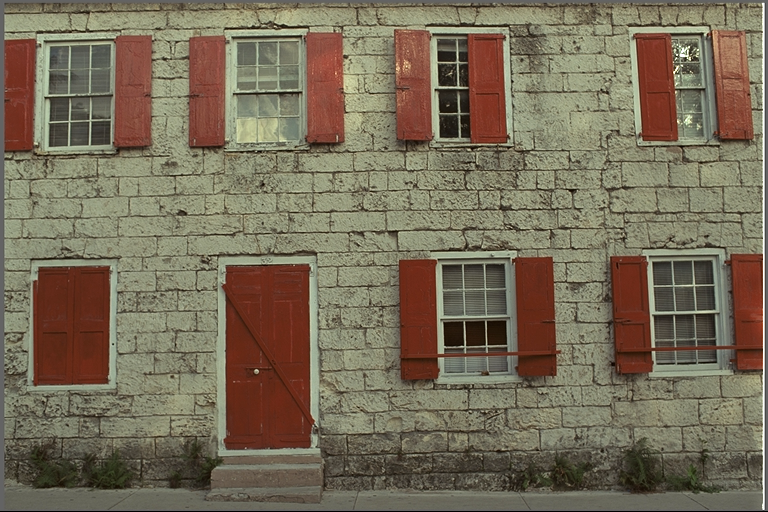
//> input picture Utils/Kodak dataset/kodim01.png, 768 x 512 px
$ ./main   (built with g++ and OpenCV 4)
//> lines starting //> are read from the running program, lines starting //| are printed output that depends on the picture
//> further down, image is the input picture: 512 rows x 768 cols, CV_8UC3; mean B, G, R 88.4, 108.7, 119.8
#include <opencv2/opencv.hpp>
#include <iostream>

using namespace std;
using namespace cv;

// Function to apply the Bayer filter pattern
Mat applyBayerPattern(const Mat& image) {
    Mat bayerImage = Mat::zeros(image.size(), CV_8UC1);

    for (int y = 0; y < image.rows; y++) {
        for (int x = 0; x < image.cols; x++) {
            Vec3b pixel = image.at<Vec3b>(y, x);
            if ((y % 2 == 0) && (x % 2 == 0)) {
                // G1
                bayerImage.at<uchar>(y, x) = pixel[1];
            }
            else if ((y % 2 == 0) && (x % 2 == 1)) {
                // R2
                bayerImage.at<uchar>(y, x) = pixel[2];
            }
            else if ((y % 2 == 1) && (x % 2 == 0)) {
                // B3
                bayerImage.at<uchar>(y, x) = pixel[0];
            }
            else {
                // G4
                bayerImage.at<uchar>(y, x) = pixel[1];
            }
        }
    }
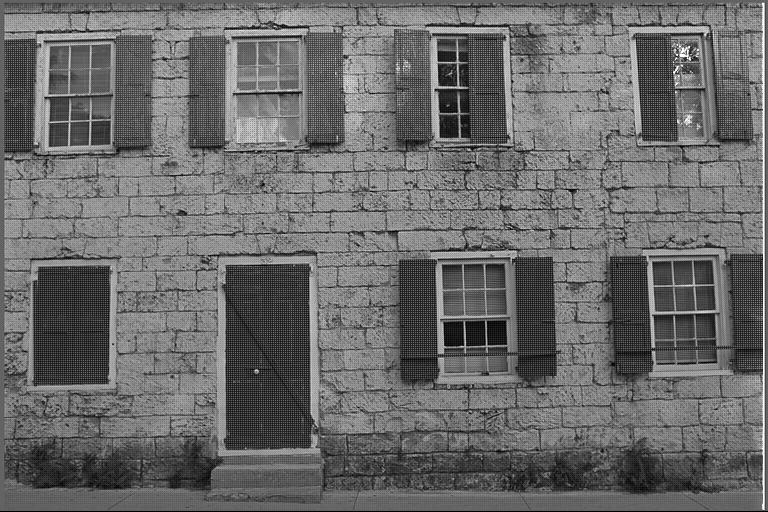
//> bayerImage: 512 rows x 768 cols, CV_8UC1; min 0, max 255, mean 106.5

    return bayerImage;
}


Mat demosaicBayerImage(const Mat& bayerImage) {
    Mat rgbImage = Mat::zeros(bayerImage.size(), CV_8UC3);

    for (int y = 1; y < bayerImage.rows - 1; y++) {
        for (int x = 1; x < bayerImage.cols - 1; x++) {
            Vec3b pixel = Vec3b(0, 0, 0);

            if ((y % 2 == 0) && (x % 2 == 0)) {
                // G1 position (green channel)
                pixel[1] = bayerImage.at<uchar>(y, x);
                pixel[2] = (bayerImage.at<uchar>(y, x - 1) + bayerImage.at<uchar>(y, x + 1)) / 2;
                pixel[0] = (bayerImage.at<uchar>(y - 1, x) + bayerImage.at<uchar>(y + 1, x)) / 2;
            }
            else if ((y % 2 == 0) && (x % 2 == 1)) {
                // R2 position (red channel)
                pixel[2] = bayerImage.at<uchar>(y, x);
                pixel[1] = (bayerImage.at<uchar>(y, x - 1) + bayerImage.at<uchar>(y, x + 1) + bayerImage.at<uchar>(y - 1, x) + bayerImage.at<uchar>(y + 1, x)) / 4;
                pixel[0] = (bayerImage.at<uchar>(y - 1, x - 1) + bayerImage.at<uchar>(y - 1, x + 1) + bayerImage.at<uchar>(y + 1, x - 1) + bayerImage.at<uchar>(y + 1, x + 1)) / 4;
            }
            else if ((y % 2 == 1) && (x % 2 == 0)) {
                // B3 position (blue channel)
                pixel[0] = bayerImage.at<uchar>(y, x);
                pixel[1] = (bayerImage.at<uchar>(y, x - 1) + bayerImage.at<uchar>(y, x + 1) + bayerImage.at<uchar>(y - 1, x) + bayerImage.at<uchar>(y + 1, x)) / 4;
                pixel[2] = (bayerImage.at<uchar>(y - 1, x - 1) + bayerImage.at<uchar>(y - 1, x + 1) + bayerImage.at<uchar>(y + 1, x - 1) + bayerImage.at<uchar>(y + 1, x + 1)) / 4;
            }
            else {
                // G4 position (green channel)
                pixel[1] = bayerImage.at<uchar>(y, x);
                pixel[2] = (bayerImage.at<uchar>(y - 1, x) + bayerImage.at<uchar>(y + 1, x)) / 2;
                pixel[0] = (bayerImage.at<uchar>(y, x - 1) + bayerImage.at<uchar>(y, x + 1)) / 2;
            }

            rgbImage.at<Vec3b>(y, x) = pixel;
        }
    }
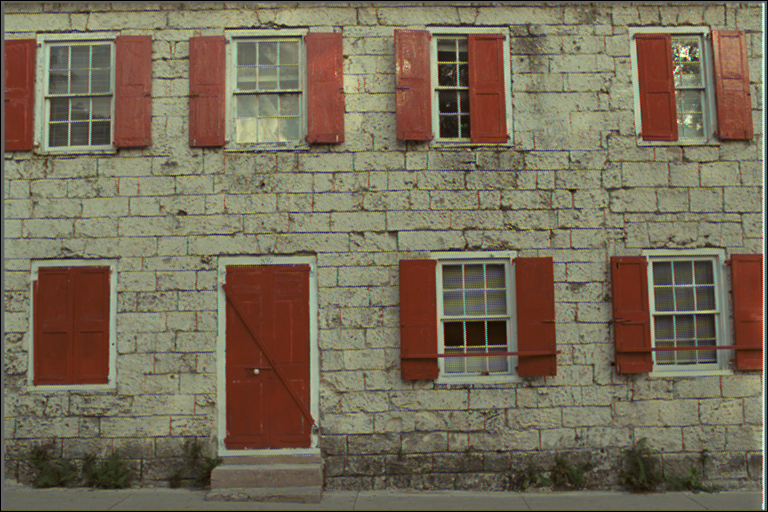
//> rgbImage: 512 rows x 768 cols, CV_8UC3; mean B, G, R 87.9, 108.2, 119.1

    return rgbImage;
}

int main() {
    // Path to the input RGB image
    string inputImagePath = "C:\\Users\\91709\\source\\repos\\OpenCV\\OpenCV\\Utils\\Kodak dataset\\kodim01.png";
    // Path to save the output Bayered image
    string outputImagePath = "C:\\Users\\91709\\source\\repos\\OpenCV\\OpenCV\\Utils\\Bayered_kodim01.png";

    // Read the input image
    Mat image = imread(inputImagePath);
    if (image.empty()) {
        cerr << "Could not open or find the image: " << inputImagePath << endl;
        return -1;
    }

    // Apply the Bayer filter pattern
    Mat bayerImage = applyBayerPattern(image);

    // Save the Bayered image
    if (imwrite(outputImagePath, bayerImage)) {
        cout << "Bayered image saved successfully to: " << outputImagePath << endl;
    }
    else {
        cerr << "Failed to save the Bayered image." << endl;
        return -1;
    }

    // Path to the input Bayer CFA image
    string BayerImagePath = "C:\\Users\\91709\\source\\repos\\OpenCV\\OpenCV\\Utils\\Bayered_kodim01.png";
    // Path to save the output demosaiced RGB image
    string DemosaickedImagePath = "C:\\Users\\91709\\source\\repos\\OpenCV\\OpenCV\\Utils\\Demosaiced_kodim01.png";

    // Read the input Bayer CFA image
    Mat BayerImage_read = imread(BayerImagePath, IMREAD_GRAYSCALE);
    if (BayerImage_read.empty()) {
        cerr << "Could not open or find the image: " << BayerImagePath << endl;
        return -1;
    }

    // Demosaic the Bayer CFA image
    Mat Demosaicked_rgb_Image = demosaicBayerImage(BayerImage_read);

    // Save the demosaiced RGB image
    if (imwrite(DemosaickedImagePath, Demosaicked_rgb_Image)) {
        cout << "Demosaiced image saved successfully to: " << DemosaickedImagePath << endl;
    }
    else {
        cerr << "Failed to save the demosaiced image." << endl;
        return -1;
    }

    //*************RGB->YUV********************//

    string outputYUVImagePath = "C:\\Users\\91709\\source\\repos\\OpenCV\\OpenCV\\Utils\\YUV_kodim01.png";
    Mat yuvImage;
    cvtColor(Demosaicked_rgb_Image, yuvImage, COLOR_BGR2YUV);
//> yuvImage: 512 rows x 768 cols, CV_8UC3; mean of channels 0, 1, 2 109.1, 117.6, 136.8

    // Save the YUV image
    if (imwrite(outputYUVImagePath, yuvImage)) {
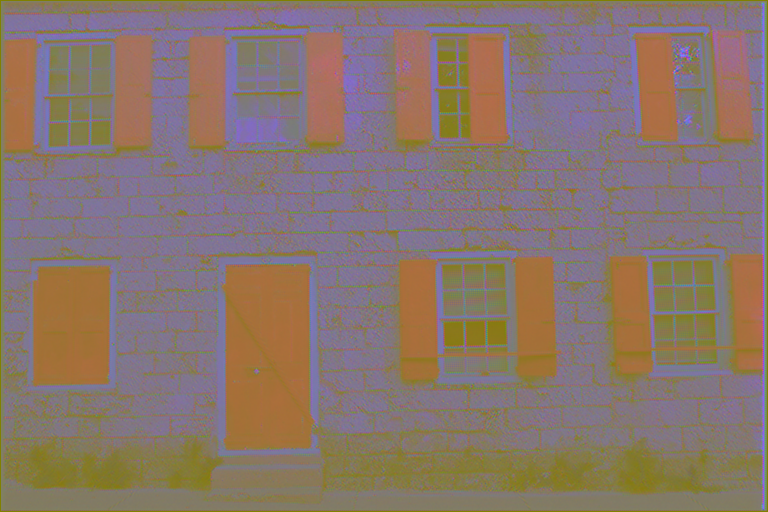
//> saved as YUV_kodim01.png: 512 rows x 768 cols, CV_8UC3; mean B, G, R 109.1, 117.6, 136.8
        cout << "YUV image saved successfully to: " << outputYUVImagePath << endl;
    }
    else {
        cerr << "Failed to save the YUV image." << endl;
        return -1;
    }

    //****************Downsampling**************************//

    vector<Mat> yuvChannels;
    split(yuvImage, yuvChannels);
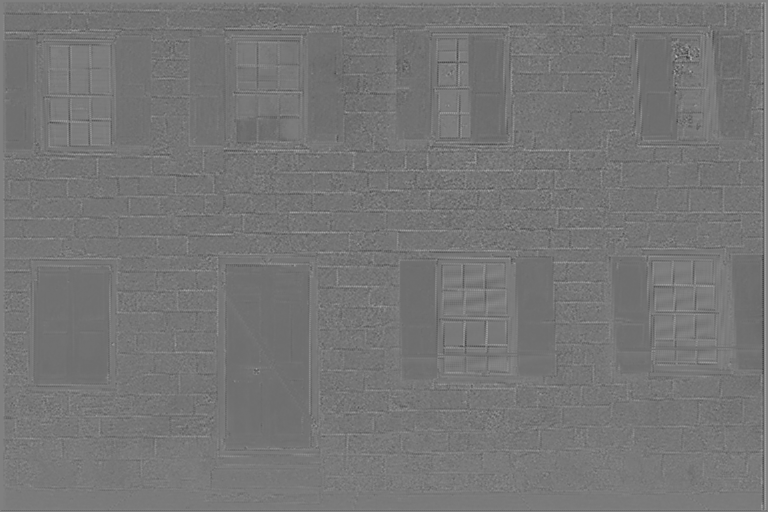
//> yuvChannels[1]: 512 rows x 768 cols, CV_8UC1; min 56, max 194, mean 117.6
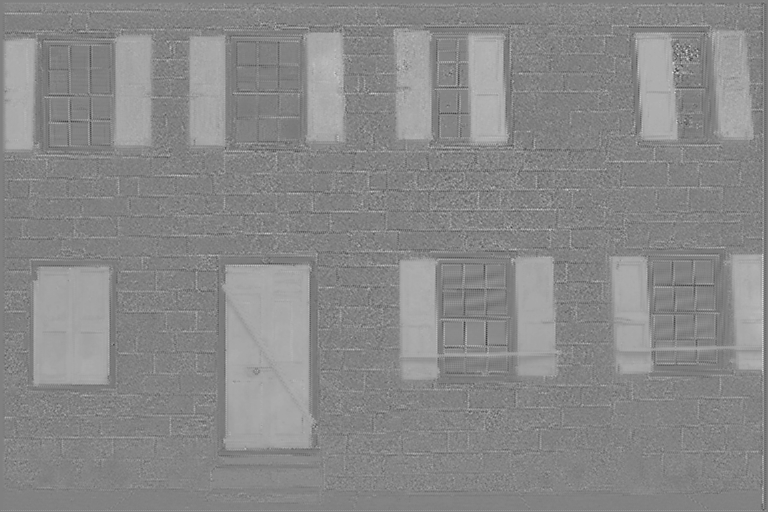
//> yuvChannels[2]: 512 rows x 768 cols, CV_8UC1; min 55, max 225, mean 136.8
    Mat uComponent = yuvChannels[1];
    Mat vComponent = yuvChannels[2];

    cout << "Initial U, V dimensions: " << uComponent.rows << " " << vComponent.cols << endl;
//| Initial U, V dimensions: 512 768

    // Downsample U and V components by average pooling with a 2x2 block without overlapping
    Mat u_int_d, v_int_d;
    resize(uComponent, u_int_d, Size(), 0.5, 0.5, INTER_AREA);
    resize(vComponent, v_int_d, Size(), 0.5, 0.5, INTER_AREA);

    cout << "Initial Downsampled U, V dimensions: " << u_int_d.rows << " " << v_int_d.cols << endl;
//| Initial Downsampled U, V dimensions: 256 384


    //Zero Padding
    int top = 1, bottom = 1, left = 1, right = 1;
    Mat u_padded, v_padded;
    copyMakeBorder(u_int_d, u_padded, top, bottom, left, right, BORDER_CONSTANT, Scalar(0));
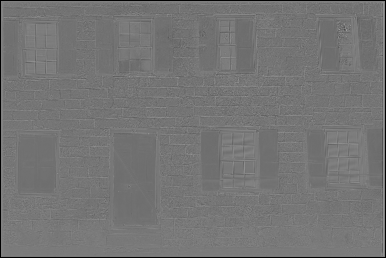
//> u_padded: 258 rows x 386 cols, CV_8UC1; min 0, max 158, mean 116.2
    copyMakeBorder(v_int_d, v_padded, top, bottom, left, right, BORDER_CONSTANT, Scalar(0));
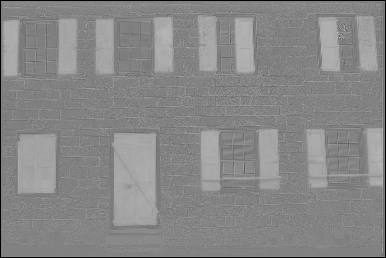
//> v_padded: 258 rows x 386 cols, CV_8UC1; min 0, max 192, mean 135.1

    // Check the new size
    cout << "Padded U dimensions: " << u_padded.rows << "x" << u_padded.cols << endl;
//| Padded U dimensions: 258x386
    cout << "Padded V dimensions: " << v_padded.rows << "x" << v_padded.cols << endl;
//| Padded V dimensions: 258x386

    Mat k_u1 = (Mat_<float>(3, 3) << 1/16,3/16, 0,3/16,0,0,0,0,0);
    Mat k_u2 = (Mat_<float>(3, 3) << 0, 3/16, 1/16, 3/16, 0, 0, 0, 0, 0);
    Mat k_u3 = (Mat_<float>(3, 3) << 0,0,0,3/16, 0, 0, 1/16, 3/16, 0);
    Mat k_u4 = (Mat_<float>(3, 3) << 0,0, 0,0, 0,3/16, 0,3/16,1/16);

    vector<Mat> kernels_u = { k_u1, k_u2, k_u3, k_u4 };
    vector<float> u_cal, v_cal;
    for (int i = 0; i < u_padded.rows; ++i) {
       for (int j = 0; j < u_padded.cols; ++j) {
           for (int I = 0; I < 4; I++)
           {
               float sum_u = 0.0, sum_v = 0.0;
               Mat k = kernels_u[0];
               for (int ki = 0; ki < 3; ++ki) {
                   for (int kj = 0; kj < 3; ++kj) {
                       int x = j + kj;
                       int y = i + ki;
                       sum_u += k.at<float>(ki, kj) * u_padded.at<float>(y, x);
                       sum_v += k.at<float>(ki, kj) * v_padded.at<float>(y, x);
                   }
               }
               u_cal.push_back(sum_u);
               v_cal.push_back(sum_v);
           }

           // Store the result in the output matrix
           //u_convolved.at<float>(i, j) = sum;

       }
    }
//> after the loop, u_cal = 398352 items; v_cal = 398352 items
     cout << "Good_Morning";


    return 0;
}

$ run again, with Utils/Kodak dataset/kodim02.png copied over Utils/Kodak dataset/kodim01.png
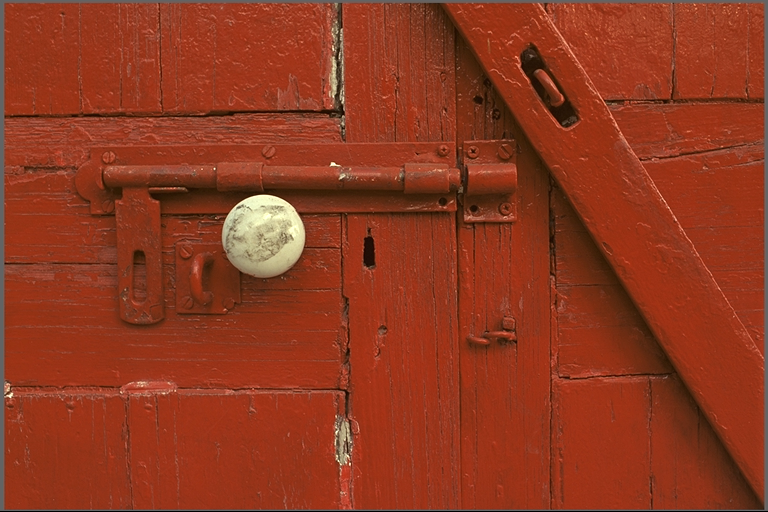
//> input picture Utils/Kodak dataset/kodim02.png, 768 x 512 px
//> image is the input picture: 512 rows x 768 cols, CV_8UC3; mean B, G, R 31.2, 56.4, 142.9
//> after the loop in applyBayerPattern, `for (int y = 0; y < image.rows; y++)`:
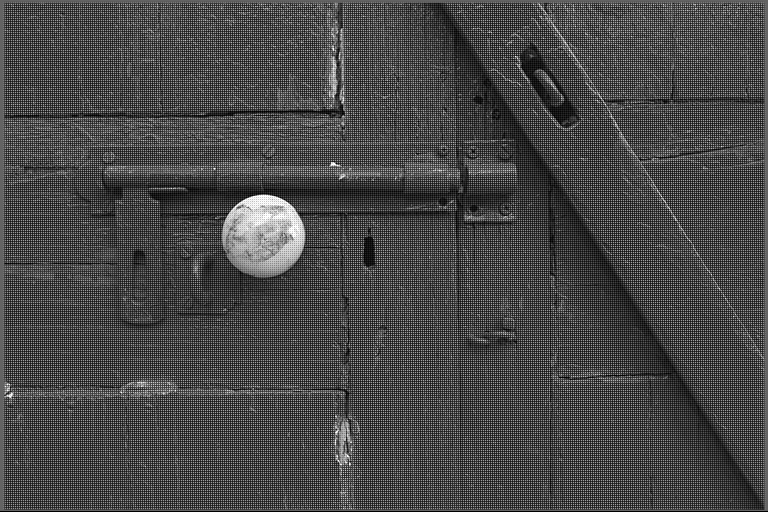
//> bayerImage: 512 rows x 768 cols, CV_8UC1; min 0, max 255, mean 71.8
//> yuvImage: 512 rows x 768 cols, CV_8UC3; mean of channels 0, 1, 2 78.8, 104.1, 183.7
//| Initial U, V dimensions: 512 768
//| Initial Downsampled U, V dimensions: 256 384
//> `copyMakeBorder(v_int_d, v_padded, top, bottom, left, right, BORDER_CON..`:
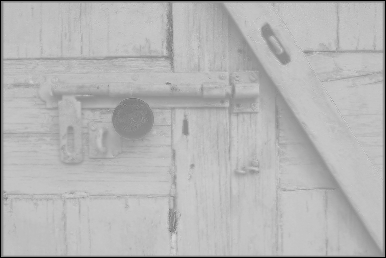
//> v_padded: 258 rows x 386 cols, CV_8UC1; min 0, max 214, mean 181.5
//| Padded U dimensions: 258x386
//| Padded V dimensions: 258x386
//> after the loop `for (int i = 0; i < u_padded.rows; ++i)`: u_cal = 398352 items

$ run again, with Utils/Kodak dataset/kodim04.png copied over Utils/Kodak dataset/kodim01.png
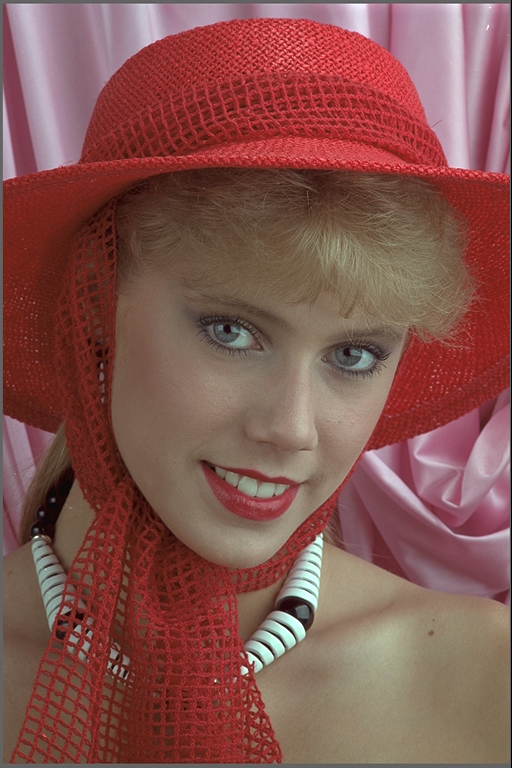
//> input picture Utils/Kodak dataset/kodim04.png, 512 x 768 px
//> image is the input picture: 768 rows x 512 cols, CV_8UC3; mean B, G, R 78.4, 84.1, 131.9
//> yuvImage: 768 rows x 512 cols, CV_8UC3; mean of channels 0, 1, 2 97, 118.4, 158
//| Initial U, V dimensions: 768 512
//| Initial Downsampled U, V dimensions: 384 256
//> `copyMakeBorder(v_int_d, v_padded, top, bottom, left, right, BORDER_CON..`:
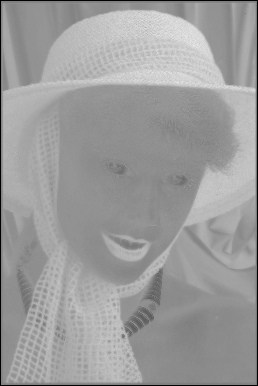
//> v_padded: 386 rows x 258 cols, CV_8UC1; min 0, max 235, mean 156
//| Padded U dimensions: 386x258
//| Padded V dimensions: 386x258
//> after the loop `for (int i = 0; i < u_padded.rows; ++i)`: u_cal = 398352 items
